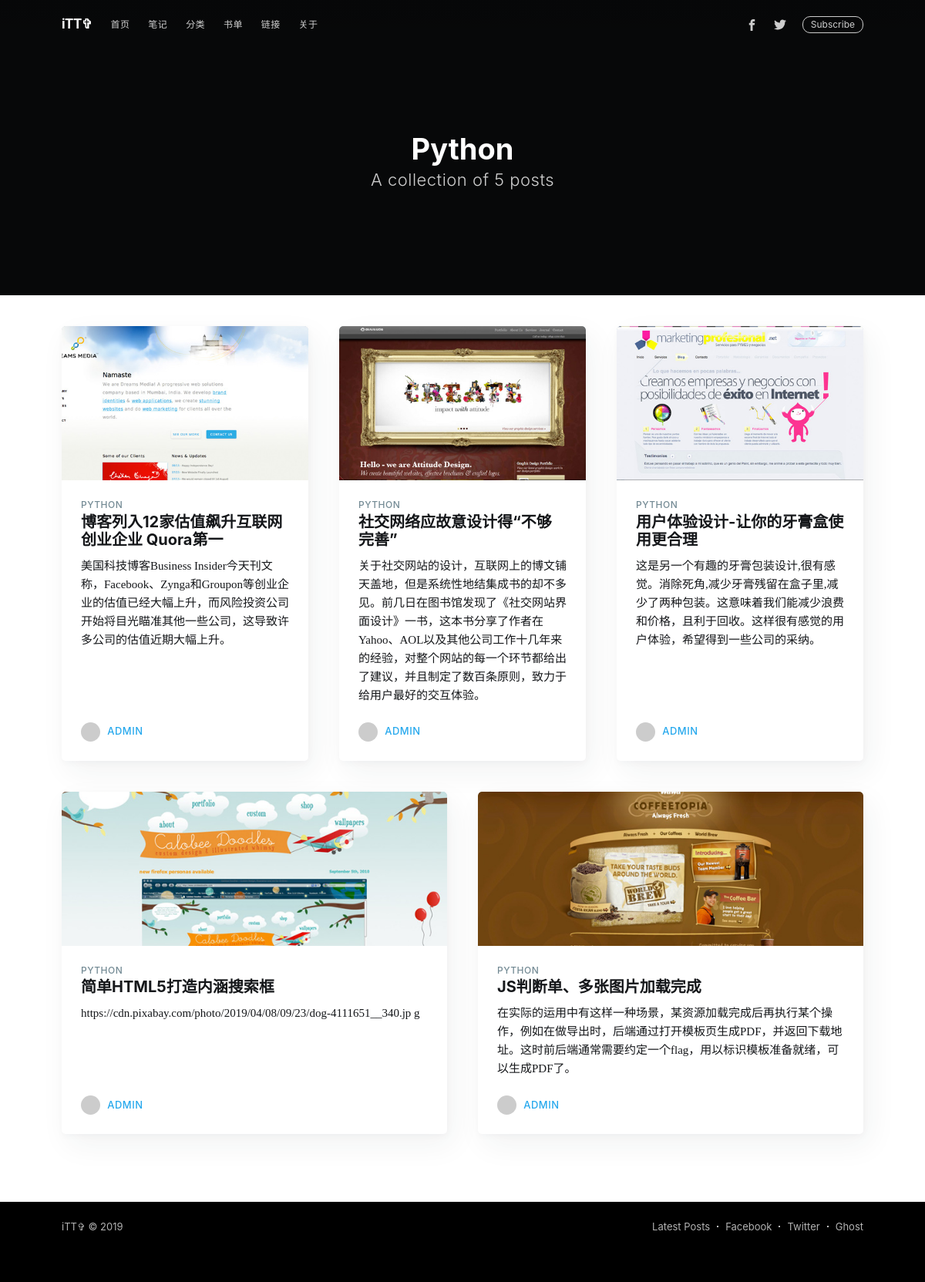
/list-2.html, run on an earlier commit of the app's database.
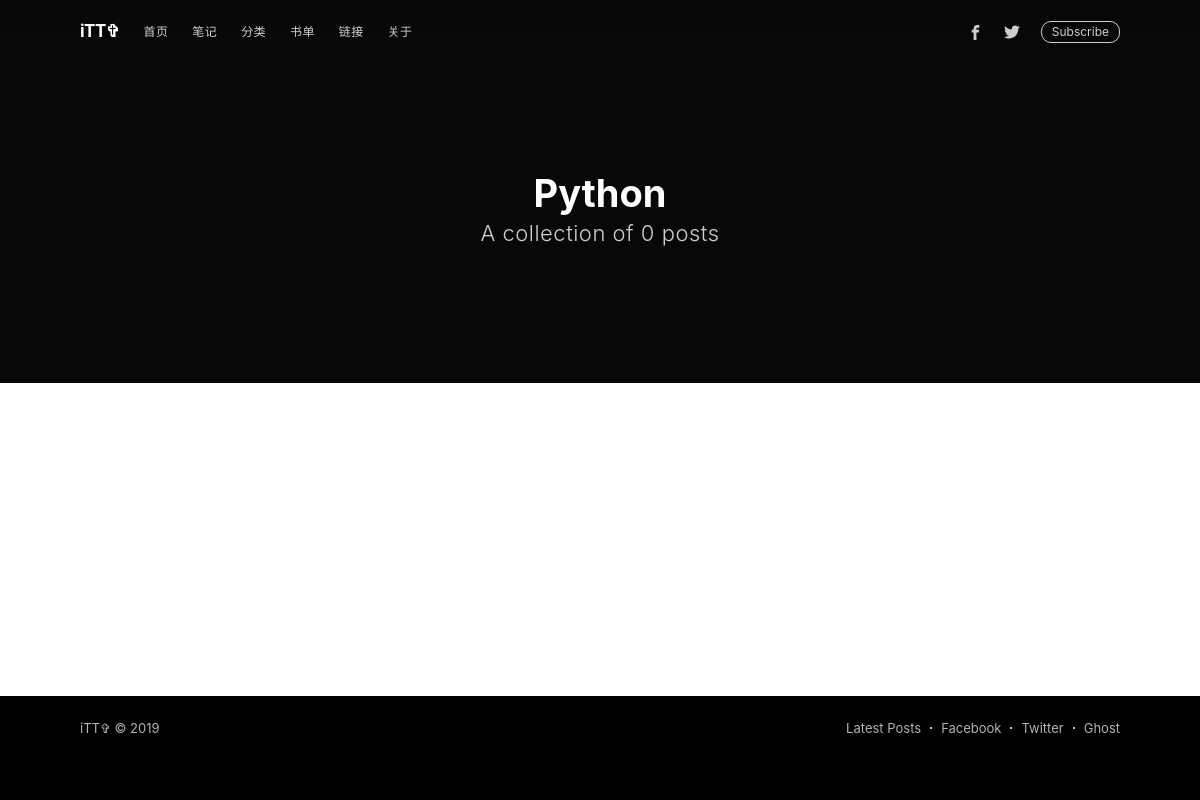
And on a later commit of the database.
### blog/models.py (models this page shows, shortened)
class Article(models.Model):
    title = models.CharField('标题', max_length=70)
    excerpt = models.TextField('摘要', max_length=200, blank=True)
    category = models.ForeignKey(Category, on_delete=models.DO_NOTHING, verbose_name='分类', blank=True, null=True)
    tags = models.ManyToManyField(Tag, verbose_name='标签', blank=True)
    img = models.TextField('文章图片', max_length=100, blank=True, null=True)
    body = models.TextField()
    user = models.ForeignKey(User, on_delete=models.CASCADE, verbose_name='作者')
    """
    文章作者，这里User是从django.contrib.auth.models导入的。
    这里我们通过ForeignKey 把文章和 User 关联了起来
    """
    views = models.PositiveIntegerField('阅读量', default=0)
    tui = models.ForeignKey(Tui, on_delete=models.DO_NOTHING, verbose_name='推荐位', blank=True, null=True)
    created_time = models.DateTimeField('发布时间', auto_now_add=True)
    modified_time = models.DateTimeField('修改时间', auto_now=True)
    class Meta:
        verbose_name = '文章'
        verbose_name_plural = verbose_name

class Category(models.Model):
    name = models.CharField('博客分类', max_length=100)
    index = models.IntegerField(default=999, verbose_name='分类排序')
    img = models.ImageField(verbose_name='类别图片', blank=True, null=True)
    class Meta:
        verbose_name = '博客分类'
        verbose_name_plural = verbose_name
    def __str__(self):
        return self.name

### blog/views.py (the view)
# urls.py: path('list-<int:lid>.html', views.list, name='list'), # 列表页; 传入一个整型参数lid
def list(request, lid):
    list = Article.objects.filter(category_id=lid)  # 获取通过URL传进来的lid，然后筛选出对应文章
    cname = Category.objects.get(id=lid)    # 获取当前文章的栏目名
    return render(request, 'list.html', locals())   # locals()的作用是返回一个包含当前作用域里面的所有变量和它们的值的字典。

### blog/views.py (called while the page is built)
def global_variable(request):
    rightTui = Article.objects.filter(tui__id=2)[:6]
    alltags = Tag.objects.all()
    allcategory = Category.objects.all()
    return locals()

### templates/list.html
{% extends "base.html" %}
{% block head %}
{% include "header.html" %}
{% endblock %}
	{% block author %}
<div class="site-header-content">
<h1 class="site-title">{{ cname }}</h1>
<h2 class="site-description">
A collection of {{ list|length }} posts
</h2>
</div>
	{% endblock %}
{% block heart %}
<div class="post-feed">
{% for a in list %}
    <article class="post-card post tag-git">
    <a class="post-card-image-link" href="{% url 'index' %}show-{{ a.id }}.html">
        {% if a.img|truncatechars:5 == "https" %}
            <div class="post-card-image" style="background-image: url({{ a.img }})"></div>
        {% else %}
            <div class="post-card-image" style="background-image: url({% url 'index' %}media/{{ a.img }})"></div>
        {% endif %}
    </a>
    <div class="post-card-content">
    <a class="post-card-content-link" href="{% url 'index' %}show-{{ a.id }}.html">
    <header class="post-card-header">
    <span class="post-card-tags">{{ cname }}</span>
    <h2 class="post-card-title">{{ a.title }}</h2>
    </header>
    <section class="post-card-excerpt">
    <p>{{ a.excerpt }}</p>
    </section>
    </a>
    <footer class="post-card-meta">
	<img class="author-profile-image" src="https://s.gravatar.com/avatar/67112412c6d334572806ef4b2b6fc0c0?s=80" alt="朱亚非" />
    <span class="post-card-author"><a href="{% url 'index' %}author.html">{{ a.user }}</a></span>
    </footer>
    </div>
    </article>
{% endfor %}
</div>
{% endblock %}

What changed in the data, as far as the page shows it:
removed Article: img (picture), {{ cname }} "PYTHON", title "博客列入12家估值飙升互联网创业企业 Quora第一", excerpt "美国科技博客Business Insider今天刊文称，Facebook、Zynga和Groupon等创业企业的估值已经大幅上升，而风险投资公司开始将目光瞄准其他一些公司，这导致许多公司的估值近期大幅上升。", user "ADMIN"
removed Article: img (picture), {{ cname }} "PYTHON", title "社交网络应故意设计得“不够完善”", excerpt "关于社交网站的设计，互联网上的博文铺天盖地，但是系统性地结集成书的却不多见。前几日在图书馆发现了《社交网站界面设计》一书，这本书分享了作者在Yahoo、AOL以及其他公司工作十几年来的经验，对整个网站的每一个环节都给出了建议，并且制定了数百条原则，致力于给用户最好的交互体验。", user "ADMIN"
removed Article: img (picture), {{ cname }} "PYTHON", title "用户体验设计-让你的牙膏盒使用更合理", excerpt "这是另一个有趣的牙膏包装设计,很有感觉。消除死角,减少牙膏残留在盒子里,减少了两种包装。这意味着我们能减少浪费和价格，且利于回收。这样很有感觉的用户体验，希望得到一些公司的采纳。", user "ADMIN"
removed Article: img (picture), {{ cname }} "PYTHON", title "简单HTML5打造内涵搜索框", excerpt "https://cdn.pixabay.com/photo/2019/04/08/09/23/dog-4111651__340.jp g", user "ADMIN"
removed Article: img (picture), {{ cname }} "PYTHON", title "JS判断单、多张图片加载完成", excerpt "在实际的运用中有这样一种场景，某资源加载完成后再执行某个操作，例如在做导出时，后端通过打开模板页生成PDF，并返回下载地址。这时前后端通常需要约定一个flag，用以标识模板准备就绪，可以生成PDF了。", user "ADMIN"
Also different on the page:
{{ list|length }}: "5" → "0"
